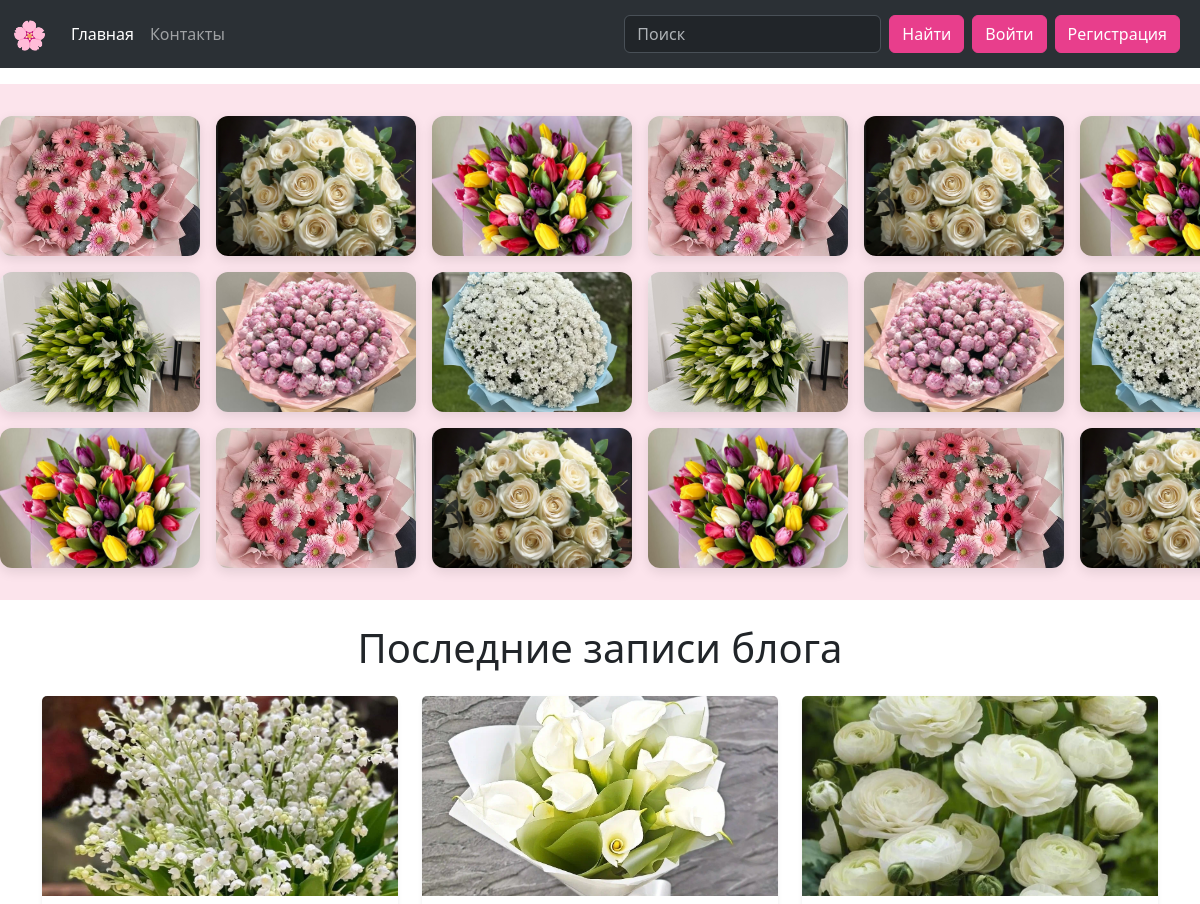
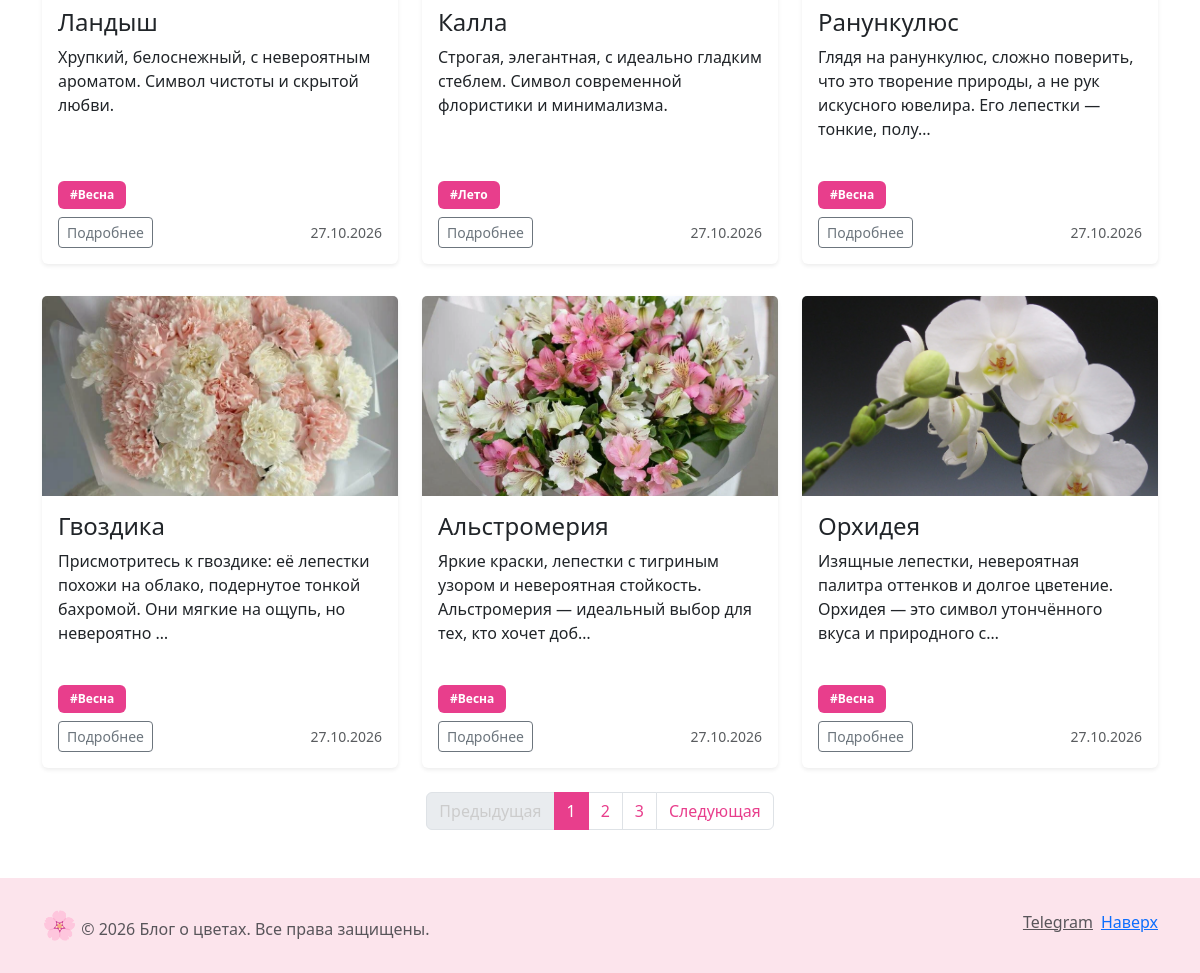
The page / on the database its author committed (2 pictures, top to bottom).
### myblog/models.py (models this page shows, shortened)
class Post(models.Model):
    title = models.CharField(max_length=200, verbose_name="Заголовок")
    slug = models.SlugField(max_length=200, unique=True, verbose_name="URL")
    author = models.ForeignKey(User, on_delete=models.CASCADE, verbose_name="Автор")
    category = models.ForeignKey(Category, on_delete=models.CASCADE, verbose_name="Категория")
    content = models.TextField(verbose_name="Текст поста")
    image = models.ImageField(upload_to='posts/', blank=True, null=True, verbose_name="Картинка")
    created_at = models.DateTimeField(auto_now_add=True, verbose_name="Дата публикации")
    updated_at = models.DateTimeField(auto_now=True, verbose_name="Дата обновления")
    is_published = models.BooleanField(default=True, verbose_name="Опубликовано")
    tags = TaggableManager(blank=True) # <-- НОВОЕ ПОЛЕ
    class Meta:
        verbose_name = 'Пост'
        verbose_name_plural = 'Посты'
        ordering = ['-created_at']

### myblog/views.py (the view)
# urls.py: path('', views.home, name='home'),
def home(request):
    posts_list = Post.objects.filter(is_published=True).order_by('-created_at')
    paginator = Paginator(posts_list, 6)
    page_number = request.GET.get('page')
    page_obj = paginator.get_page(page_number)
    return render(request, 'myblog/index.html', {'page_obj': page_obj})

### myblog/templates/myblog/index.html (shortened to what this page needs)
{% extends 'myblog/base.html' %}
{% load static %}
{% block content %}
<section class="flower-marquee">
  <div class="flower-track">
    <img src="{% static 'myblog/img/gerbera.jpg' %}" class="flower-slide" alt="">
    <img src="{% static 'myblog/img/roza.jpg' %}" class="flower-slide" alt="">
    <img src="{% static 'myblog/img/tyulpan.jpg' %}" class="flower-slide" alt="">
    <img src="{% static 'myblog/img/gerbera.jpg' %}" class="flower-slide" alt="">
    <img src="{% static 'myblog/img/roza.jpg' %}" class="flower-slide" alt="">
    <img src="{% static 'myblog/img/tyulpan.jpg' %}" class="flower-slide" alt="">
  </div>
  <div class="flower-track flower-track--reverse">
    <img src="{% static 'myblog/img/liliya.jpg' %}" class="flower-slide" alt="">
    <img src="{% static 'myblog/img/pion.jpg' %}" class="flower-slide" alt="">
    <img src="{% static 'myblog/img/hrizantema.jpg' %}" class="flower-slide" alt="">
    <img src="{% static 'myblog/img/liliya.jpg' %}" class="flower-slide" alt="">
    <img src="{% static 'myblog/img/pion.jpg' %}" class="flower-slide" alt="">
    <img src="{% static 'myblog/img/hrizantema.jpg' %}" class="flower-slide" alt="">
  </div>
  <div class="flower-track">
    <img src="{% static 'myblog/img/tyulpan.jpg' %}" class="flower-slide" alt="">
    <img src="{% static 'myblog/img/gerbera.jpg' %}" class="flower-slide" alt="">
    <img src="{% static 'myblog/img/roza.jpg' %}" class="flower-slide" alt="">
    <img src="{% static 'myblog/img/tyulpan.jpg' %}" class="flower-slide" alt="">
    <img src="{% static 'myblog/img/gerbera.jpg' %}" class="flower-slide" alt="">
    <img src="{% static 'myblog/img/roza.jpg' %}" class="flower-slide" alt="">
  </div>
</section>
<section class="all-posts mt-4">
  <div class="container">
    <h1 class="my-4 text-center">Последние записи блога</h1>
    <div class="row">
      {% for post in page_obj %}
      <div class="col-md-4">
        <div class="card mb-4 shadow-sm border-0">
          {% if post.image %}
            <img src="{{ post.image.url }}" alt="{{ post.title }}" class="card-img-top">
          {% endif %}
          <div class="card-body">
            <h4 class="card-title">{{ post.title }}</h4>
            <p class="card-text">{{ post.content|truncatechars:120 }}</p>
            <div class="mb-2">
              {% for tag in post.tags.all %}
                <a href="{% url 'tag' tag.slug %}" class="badge text-bg-info text-decoration-none">#{{ tag.name }}</a>
              {% endfor %}
            </div>
            <div class="d-flex justify-content-between align-items-center">
              <div class="btn-group">
                <a href="{% url 'post_detail' post.slug %}" class="btn btn-sm btn-outline-secondary">Подробнее</a>
              </div>
              <small class="text-muted">{{ post.created_at|date:"d.m.Y" }}</small>
            </div>
          </div>
        </div>
      </div>
      {% empty %}
      <div class="col-12 text-center mt-5">
        <p class="lead">Пока нет записей. Добавь их через админку.</p>
      </div>
      {% endfor %}
    </div>
  </div>
</section>
{% if page_obj.has_other_pages %}
<section class="my-pagination mt-4 mb-5">
  <nav aria-label="Paginate me">
    <ul class="pagination justify-content-center">
        {% if page_obj.has_previous %}
            <li class="page-item">
                <a class="page-link text-pink" href="?page={{ page_obj.previous_page_number }}" tabindex="-1">Предыдущая</a>
            </li>
        {% else %}
            <li class="page-item disabled">
                <a class="page-link" href="#" tabindex="-1">Предыдущая</a>
            </li>
        {% endif %}
        {% for page_number in page_obj.paginator.page_range %}
            {% if page_number == page_obj.number %}
                <li class="page-item active"><a class="page-link bg-pink border-pink" href="?page={{ page_number }}">{{ page_number }}</a></li>
            {% else %}
                <li class="page-item"><a class="page-link text-pink" href="?page={{ page_number }}">{{ page_number }}</a></li>
            {% endif %}
        {% endfor %}
        {% if page_obj.has_next %}
            <li class="page-item">
                <a class="page-link text-pink" href="?page={{ page_obj.next_page_number }}">Следующая</a>
            </li>
        {% else %}
            <li class="page-item disabled">
                <a class="page-link" href="#">Следующая</a>
            </li>
        {% endif %}
    </ul>
  </nav>
</section>
{% endif %}
{% endblock %}

### myblog/templates/myblog/base.html (shortened to what this page needs)
{% load static %}
<!doctype html>
<html lang="ru">
  <head>
    <link href="https://cdn.jsdelivr.net/npm/bootstrap@5.3.2/dist/css/bootstrap.min.css" rel="stylesheet">
    <link rel="stylesheet" href="{% static 'myblog/css/style.css' %}">
  </head>
  <body>
    <section class="my-navigation">
      <nav class="navbar navbar-expand-lg bg-body-tertiary" data-bs-theme="dark">
        <div class="container-fluid">
          <a href="{% url 'home' %}" class="navbar-brand flower-logo">🌸</a>
          <div class="collapse navbar-collapse" id="navbarSupportedContent">
            <div class="navbar-nav me-auto mb-2 mb-lg-0">
              {% if request.get_full_path == '/' %}
                <a class="nav-link active" href="{% url 'home' %}">Главная</a>
              {% else %}
                <a class="nav-link" href="{% url 'home' %}">Главная</a>
              {% endif %}
              {% if request.get_full_path == '/contact/' %}
                <a class="nav-link active" href="{% url 'contact' %}">Контакты</a>
              {% else %}
                <a class="nav-link" href="{% url 'contact' %}">Контакты</a>
              {% endif %}
            </div>
            <form class="d-flex me-2" role="search" action="{% url 'search' %}" method="get">
              <input class="form-control me-2" type="search" name="q" placeholder="Поиск" aria-label="Поиск">
              <button class="btn btn-pink" type="submit">Найти</button>
            </form>
            <div class="d-flex align-items-center">
              {% if user.is_authenticated %}
                <span class="navbar-text text-white me-2">{{ user.username }}</span>
                <a href="{% url 'logout' %}" class="btn btn-pink">Выход</a>
              {% else %}
                {% if request.get_full_path == '/login/' %}
                  <a href="{% url 'login' %}" class="btn btn-pink me-2 active">Войти</a>
                {% else %}
                  <a href="{% url 'login' %}" class="btn btn-pink me-2">Войти</a>
                {% endif %}
                {% if request.get_full_path == '/signup/' %}
                  <a href="{% url 'signup' %}" class="btn btn-pink me-2 active">Регистрация</a>
                {% else %}
                  <a href="{% url 'signup' %}" class="btn btn-pink me-2">Регистрация</a>
                {% endif %}
              {% endif %}
            </div>
          </div>
        </div>
      </nav>
    </section>
    {% block content %}{% endblock %}
    <section class="my-footer">
      <div class="container">
        <div class="row">
          <div class="col-lg-9 col-sm-12 my-3">
            <a href="{% url 'home' %}" class="text-body-secondary text-decoration-none lh-1 flower-logo">🌸</a>
            <span class="text-body-secondary">&copy; 2026 Блог о цветах. Все права защищены.</span>
          </div>
          <div class="col-lg-3 col-sm-12 my-3 d-flex justify-content-end">
            <ul class="nav list-unstyled">
              <li><a class="text-body-secondary" href="https://t.me/oohta">Telegram</a></li>
              <li class="ms-2"><a class="text-end" href="#">Наверх</a></li>
            </ul>
          </div>
        </div>
      </div>
    </section>
  </body>
</html>

### myblog/static/myblog/css/style.css (style rules this page uses)
.flower-logo { font-size: 28px; text-decoration: none; }
.btn-pink { background-color: #e83e8c; border-color: #e83e8c; color: #fff; }
.card img.card-img-top { width: 100%; height: 200px; object-fit: cover; }
.all-posts .card { height: 100%; border: none; box-shadow: 0 4px 12px rgba(0,0,0,0.05); }
.all-posts .card-body { display: flex; flex-direction: column; }
.all-posts .card-body .card-text { flex-grow: 1; }
.all-posts .row { row-gap: 2rem; }
.my-pagination { margin-top: 2rem; }
.my-footer { background-color: #fce4ec; margin-top: 3rem; padding: 1rem 0; }
.flower-marquee { width: 100vw; overflow: hidden; padding: 2rem 0; background: #fce4ec; margin-left: calc(50% - 50vw); }
.flower-track { display: flex; gap: 1rem; width: max-content; animation: marquee 40s linear infinite; margin-bottom: 1rem; }
.flower-track:last-child { margin-bottom: 0; }
.flower-track--reverse { animation-direction: reverse; }
.flower-slide { width: 200px; height: 140px; object-fit: cover; border-radius: 12px; box-shadow: 0 4px 12px rgba(0, 0, 0, 0.1); flex-shrink: 0; }
.card { border: none; box-shadow: 0 4px 12px rgba(0,0,0,0.05); }
.badge.text-bg-info { background-color: #e83e8c !important; color: #fff !important; text-decoration: none; padding: 8px 12px; }
.text-primary, .text-pink { color: #e83e8c !important; }
.page-link { color: #e83e8c; }
.page-item.active .page-link { background-color: #e83e8c !important; border-color: #e83e8c !important; color: #fff !important; }
.page-item.disabled .page-link { color: #ccc; }

### rows shown on the page
Post: image (picture), title "Ландыш", content "Хрупкий, белоснежный, с невероятным ароматом. Символ чистоты и скрытой любви.", created_at "27.10.2026"
Tag: name "Весна"
Post: image (picture), title "Калла", content "Строгая, элегантная, с идеально гладким стеблем. Символ современной флористики и минимализма.", created_at "27.10.2026"
Tag: name "Лето"
Post: image (picture), title "Ранункулюс", content "Глядя на ранункулюс, сложно поверить, что это творение природы, а не рук искусного ювелира. Его лепестки — тонкие, полу…", created_at "27.10.2026"
Post: image (picture), title "Гвоздика", content "Присмотритесь к гвоздике: её лепестки похожи на облако, подернутое тонкой бахромой. Они мягкие на ощупь, но невероятно …", created_at "27.10.2026"
Post: image (picture), title "Альстромерия", content "Яркие краски, лепестки с тигриным узором и невероятная стойкость. Альстромерия — идеальный выбор для тех, кто хочет доб…", created_at "27.10.2026"
Post: image (picture), title "Орхидея", content "Изящные лепестки, невероятная палитра оттенков и долгое цветение. Орхидея — это символ утончённого вкуса и природного с…", created_at "27.10.2026"

### other values the page prints
{{ page_number }} "1"
{{ page_number }} "2" "3"
